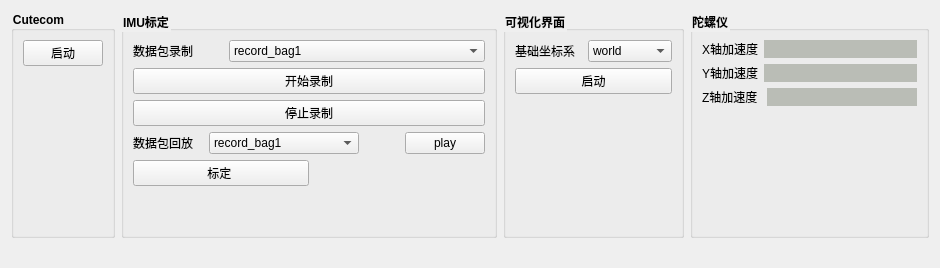
                 <widget class="QWidget" name="tab_13">
                  <attribute name="title">
                   <string>IMU</string>
                  </attribute>
                  <layout class="QVBoxLayout" name="verticalLayout_55">
                   <item>
                    <layout class="QHBoxLayout" name="horizontalLayout_111">
                     <item>
                      <widget class="QGroupBox" name="groupBox_21">
                       <property name="font">
                        <font>
                         <weight>75</weight>
                         <bold>true</bold>
                        </font>
                       </property>
                       <property name="styleSheet">
                        <string notr="true">QGroupBox::title{
font-size:13px;
front-weight:bold;
}</string>
                       </property>
                       <property name="title">
                        <string>Cutecom</string>
                       </property>
                       <layout class="QVBoxLayout" name="verticalLayout_41">
                        <item>
                         <widget class="QPushButton" name="pushButton_cutecom_2">
                          <property name="text">
                           <string>启动</string>
                          </property>
                         </widget>
                        </item>
                        <item>
                         <spacer name="verticalSpacer_13">
                          <property name="orientation">
                           <enum>Qt::Vertical</enum>
                          </property>
                          <property name="sizeHint" stdset="0">
                           <size>
                            <width>20</width>
                            <height>40</height>
                           </size>
                          </property>
                         </spacer>
                        </item>
                       </layout>
                      </widget>
                     </item>
                     <item>
                      <widget class="QGroupBox" name="groupBox_24">
                       <property name="sizePolicy">
                        <sizepolicy hsizetype="Expanding" vsizetype="Preferred">
                         <horstretch>0</horstretch>
                         <verstretch>0</verstretch>
                        </sizepolicy>
                       </property>
                       <property name="minimumSize">
                        <size>
                         <width>250</width>
                         <height>0</height>
                        </size>
                       </property>
                       <property name="font">
                        <font>
                         <weight>75</weight>
                         <bold>true</bold>
                        </font>
                       </property>
                       <property name="styleSheet">
                        <string notr="true">QGroupBox::title{
font-size:13px;
front-weight:bold;
}</string>
                       </property>
                       <property name="title">
                        <string>IMU标定</string>
                       </property>
                       <layout class="QVBoxLayout" name="verticalLayout_25">
                        <item>
                         <layout class="QVBoxLayout" name="verticalLayout_19">
                          <item>
                           <layout class="QHBoxLayout" name="horizontalLayout_113">
                            <item>
                             <widget class="QLabel" name="label_143">
                              <property name="text">
                               <string>数据包录制         </string>
                              </property>
                             </widget>
                            </item>
                            <item>
                             <widget class="QComboBox" name="comboBox_recordimu">
                              <property name="sizePolicy">
                               <sizepolicy hsizetype="Expanding" vsizetype="Fixed">
                                <horstretch>0</horstretch>
                                <verstretch>0</verstretch>
                               </sizepolicy>
                              </property>
                              <item>
                               <property name="text">
                                <string>record_bag1</string>
                               </property>
                              </item>
                              <item>
                               <property name="text">
                                <string>record_bag2</string>
                               </property>
                              </item>
                              <item>
                               <property name="text">
                                <string>record_bag3</string>
                               </property>
                              </item>
                              <item>
                               <property name="text">
                                <string>record_bag4</string>
                               </property>
                              </item>
                              <item>
                               <property name="text">
                                <string>record_bag5</string>
                               </property>
                              </item>
                             </widget>
                            </item>
                           </layout>
                          </item>
                          <item>
                           <widget class="QPushButton" name="pushButton_bag_start">
                            <property name="text">
                             <string>开始录制</string>
                            </property>
                           </widget>
                          </item>
                          <item>
                           <widget class="QPushButton" name="pushButton_bag_stop">
                            <property name="sizePolicy">
                             <sizepolicy hsizetype="Expanding" vsizetype="Fixed">
                              <horstretch>0</horstretch>
                              <verstretch>0</verstretch>
                             </sizepolicy>
                            </property>
                            <property name="minimumSize">
                             <size>
                              <width>0</width>
                              <height>0</height>
                             </size>
                            </property>
                            <property name="text">
                             <string>停止录制</string>
                            </property>
                           </widget>
                          </item>
                          <item>
                           <layout class="QHBoxLayout" name="horizontalLayout_114">
                            <item>
                             <widget class="QLabel" name="label_142">
                              <property name="text">
                               <string>数据包回放   </string>
                              </property>
                             </widget>
                            </item>
                            <item>
                             <widget class="QComboBox" name="comboBox_imu_playbag">
                              <property name="sizePolicy">
                               <sizepolicy hsizetype="Expanding" vsizetype="Fixed">
                                <horstretch>0</horstretch>
                                <verstretch>0</verstretch>
                               </sizepolicy>
                              </property>
                              <property name="minimumSize">
                               <size>
                                <width>150</width>
                                <height>0</height>
                               </size>
                              </property>
                              <item>
                               <property name="text">
                                <string>record_bag1</string>
                               </property>
                              </item>
                              <item>
                               <property name="text">
                                <string>record_bag2</string>
                               </property>
                              </item>
                              <item>
                               <property name="text">
                                <string>record_bag3</string>
                               </property>
                              </item>
                              <item>
                               <property name="text">
                                <string>record_bag4</string>
                               </property>
                              </item>
                              <item>
                               <property name="text">
                                <string>record_bag5</string>
                               </property>
                              </item>
                             </widget>
                            </item>
                            <item>
                             <spacer name="horizontalSpacer_50">
                              <property name="orientation">
                               <enum>Qt::Horizontal</enum>
                              </property>
                              <property name="sizeHint" stdset="0">
                               <size>
                                <width>40</width>
                                <height>20</height>
                               </size>
                              </property>
                             </spacer>
                            </item>
                            <item>
                             <widget class="QPushButton" name="pushButton_play">
                              <property name="text">
                               <string>play</string>
                              </property>
                             </widget>
                            </item>
                           </layout>
                          </item>
                          <item>
                           <layout class="QHBoxLayout" name="horizontalLayout_115">
                            <item>
                             <widget class="QPushButton" name="pushButton_imu_start">
                              <property name="sizePolicy">
                               <sizepolicy hsizetype="Expanding" vsizetype="Fixed">
                                <horstretch>0</horstretch>
                                <verstretch>0</verstretch>
                               </sizepolicy>
                              </property>
                              <property name="text">
                               <string>标定 </string>
                              </property>
                             </widget>
                            </item>
                            <item>
                             <spacer name="horizontalSpacer_47">
                              <property name="orientation">
                               <enum>Qt::Horizontal</enum>
                              </property>
                              <property name="sizeHint" stdset="0">
                               <size>
                                <width>40</width>
                                <height>20</height>
                               </size>
                              </property>
                             </spacer>
                            </item>
                           </layout>
                          </item>
                         </layout>
                        </item>
                        <item>
                         <spacer name="verticalSpacer_15">
                          <property name="orientation">
                           <enum>Qt::Vertical</enum>
                          </property>
                          <property name="sizeHint" stdset="0">
                           <size>
                            <width>20</width>
                            <height>40</height>
                           </size>
                          </property>
                         </spacer>
                        </item>
                       </layout>
                      </widget>
                     </item>
                     <item>
                      <widget class="QGroupBox" name="groupBox_31">
                       <property name="font">
                        <font>
                         <weight>75</weight>
                         <bold>true</bold>
                        </font>
                       </property>
                       <property name="styleSheet">
                        <string notr="true">QGroupBox::title{
font-size:13px;
front-weight:bold;
}</string>
                       </property>
                       <property name="title">
                        <string>可视化界面</string>
                       </property>
                       <layout class="QVBoxLayout" name="verticalLayout_44">
                        <item>
                         <layout class="QHBoxLayout" name="horizontalLayout_124">
                          <item>
                           <widget class="QLabel" name="label_96">
                            <property name="text">
                             <string>基础坐标系  </string>
                            </property>
                           </widget>
                          </item>
                          <item>
                           <widget class="QComboBox" name="comboBox_imu_tf_2">
                            <item>
                             <property name="text">
                              <string>world</string>
                             </property>
                            </item>
                            <item>
                             <property name="text">
                              <string>map</string>
                             </property>
                            </item>
                            <item>
                             <property name="text">
                              <string>odom</string>
                             </property>
                            </item>
                            <item>
                             <property name="text">
                              <string>laser_link</string>
                             </property>
                            </item>
                            <item>
                             <property name="text">
                              <string>velodyne</string>
                             </property>
                            </item>
                            <item>
                             <property name="text">
                              <string>radar</string>
                             </property>
                            </item>
                           </widget>
                          </item>
                         </layout>
                        </item>
                        <item>
                         <widget class="QPushButton" name="pushButton_imu_rviz">
                          <property name="text">
                           <string>启动</string>
                          </property>
                         </widget>
                        </item>
                        <item>
                         <spacer name="verticalSpacer_2">
                          <property name="orientation">
                           <enum>Qt::Vertical</enum>
                          </property>
                          <property name="sizeHint" stdset="0">
                           <size>
                            <width>20</width>
                            <height>40</height>
                           </size>
                          </property>
                         </spacer>
                        </item>
                       </layout>
                      </widget>
                     </item>
                     <item>
                      <widget class="QGroupBox" name="groupBox_25">
                       <property name="font">
                        <font>
                         <weight>75</weight>
                         <bold>true</bold>
                        </font>
                       </property>
                       <property name="styleSheet">
                        <string notr="true">QGroupBox::title{
font-size:13px;
front-weight:bold;
}</string>
                       </property>
                       <property name="title">
                        <string>陀螺仪</string>
                       </property>
                       <layout class="QVBoxLayout" name="verticalLayout_49">
                        <item>
                         <layout class="QHBoxLayout" name="horizontalLayout_100">
                          <item>
                           <widget class="QLabel" name="label_126">
                            <property name="text">
                             <string>X轴加速度</string>
                            </property>
                           </widget>
                          </item>
                          <item>
                           <widget class="QLabel" name="label_imu_acc_x">
                            <property name="sizePolicy">
                             <sizepolicy hsizetype="Expanding" vsizetype="Preferred">
                              <horstretch>0</horstretch>
                              <verstretch>0</verstretch>
                             </sizepolicy>
                            </property>
                            <property name="minimumSize">
                             <size>
                              <width>100</width>
                              <height>0</height>
                             </size>
                            </property>
                            <property name="styleSheet">
                             <string notr="true">background-color: rgb(186, 189, 182);</string>
                            </property>
                            <property name="text">
                             <string/>
                            </property>
                           </widget>
                          </item>
                         </layout>
                        </item>
                        <item>
                         <layout class="QHBoxLayout" name="horizontalLayout_101">
                          <item>
                           <widget class="QLabel" name="label_127">
                            <property name="text">
                             <string>Y轴加速度</string>
                            </property>
                           </widget>
                          </item>
                          <item>
                           <widget class="QLabel" name="label_imu_acc_y">
                            <property name="sizePolicy">
                             <sizepolicy hsizetype="Expanding" vsizetype="Preferred">
                              <horstretch>0</horstretch>
                              <verstretch>0</verstretch>
                             </sizepolicy>
                            </property>
                            <property name="minimumSize">
                             <size>
                              <width>100</width>
                              <height>0</height>
                             </size>
                            </property>
                            <property name="styleSheet">
                             <string notr="true">background-color: rgb(186, 189, 182);</string>
                            </property>
                            <property name="text">
                             <string/>
                            </property>
                           </widget>
                          </item>
                         </layout>
                        </item>
                        <item>
                         <layout class="QHBoxLayout" name="horizontalLayout_103">
                          <item>
                           <widget class="QLabel" name="label_129">
                            <property name="text">
                             <string>Z轴加速度 </string>
                            </property>
                           </widget>
                          </item>
                          <item>
                           <widget class="QLabel" name="label_imu_acc_z">
                            <property name="sizePolicy">
                             <sizepolicy hsizetype="Expanding" vsizetype="Preferred">
                              <horstretch>0</horstretch>
                              <verstretch>0</verstretch>
                             </sizepolicy>
                            </property>
                            <property name="minimumSize">
                             <size>
                              <width>150</width>
                              <height>0</height>
                             </size>
                            </property>
                            <property name="styleSheet">
                             <string notr="true">background-color: rgb(186, 189, 182);</string>
                            </property>
                            <property name="text">
                             <string/>
                            </property>
                           </widget>
                          </item>
                         </layout>
                        </item>
                        <item>
                         <spacer name="verticalSpacer_4">
                          <property name="orientation">
                           <enum>Qt::Vertical</enum>
                          </property>
                          <property name="sizeHint" stdset="0">
                           <size>
                            <width>20</width>
                            <height>40</height>
                           </size>
                          </property>
                         </spacer>
                        </item>
                       </layout>
                      </widget>
                     </item>
                    </layout>
                   </item>
                   <item>
                    <widget class="QLabel" name="label_save_path">
                     <property name="sizePolicy">
                      <sizepolicy hsizetype="Expanding" vsizetype="Preferred">
                       <horstretch>222</horstretch>
                       <verstretch>0</verstretch>
                      </sizepolicy>
                     </property>
                     <property name="font">
                      <font>
                       <pointsize>8</pointsize>
                      </font>
                     </property>
                     <property name="text">
                      <string/>
                     </property>
                    </widget>
                   </item>
                  </layout>
                 </widget>
